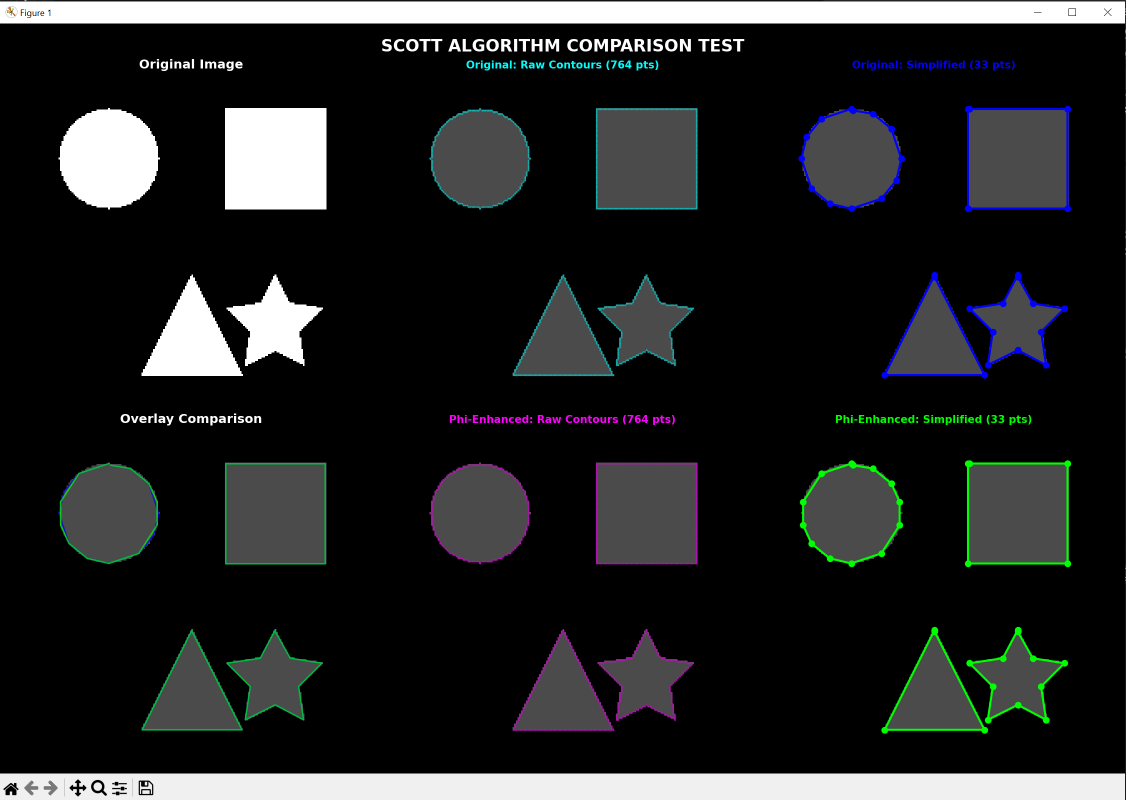
#> input picture input.PNG, 2252 x 1599 px, found by its file name (shown at 1/2 size)
$ python Scott_Universal_Outline.py
#> lines starting #> are read from the running program, lines starting #| are printed output that depends on the picture; after the words box and inside, x2 and y2 are one past the last pixel; in counts of white or black regions, pixels touching at a corner belong together
# # import cv2
# # import numpy as np

# # # ==============================================================================
# # #   EYEOVERTHINK: UNIVERSAL OUTLINE GENERATOR (Phase 1)
# # #   Logic: Boundary Manifestation (Algorithm 3.1) & Geodesic Distillation (3.2)
# # # ==============================================================================

# # def extract_scott_vectors(image_path, epsilon=2.0):
# #     # Load image and convert to Binary Image (Definition 1.2)
# #     img = cv2.imread(image_path, 0)
# #     _, binary = cv2.threshold(img, 127, 255, cv2.THRESH_BINARY)

# #     # Stage 1: Boundary Manifestation (Φ)
# #     # Moore-Neighbor Trace (Algorithm 3.1)
# #     contours, _ = cv2.find_contours(binary, cv2.RETR_EXTERNAL, cv2.CHAIN_APPROX_NONE)

# #     if not contours: return None

# #     # We take the largest boundary (Jordan Curve)
# #     boundary = contours[0]

# #     # Stage 2: Geodesic Distillation (Ψ)
# #     # Douglas-Peucker Simplification (Algorithm 3.2)
# #     simplified = cv2.approxPolyDP(boundary, epsilon, True)

# #     # Format for OpenSCAD (The Inverse Principle)
# #     points = [f"[{p[0][0]}, {p[0][1]}]" for p in simplified]
# #     return f"scott_points = [{', '.join(points)}];"

# # # EXAMPLE USE:
# # # vectors = extract_scott_vectors("your_logo.png")
# # # print(vectors)


# import cv2
# import numpy as np
# import os

# def extract_scott_vectors(image_path, epsilon=1.5):
#     if not os.path.exists(image_path):
#         print(f"   [ERROR] File '{image_path}' not found. Please place an image in the folder.")
#         return None

#     # Load and Binarize (Definition 1.2)
#     img = cv2.imread(image_path, 0)
#     _, binary = cv2.threshold(img, 127, 255, cv2.THRESH_BINARY_INV)

#     # Stage 1: Boundary Manifestation (Φ)
#     contours, _ = cv2.find_contours(binary, cv2.RETR_EXTERNAL, cv2.CHAIN_APPROX_SIMPLE)

#     if not contours: return None

#     # Largest Jordan Curve
#     boundary = max(contours, key=cv2.contourArea)

#     # Stage 2: Geodesic Distillation (Ψ) - Douglas-Peucker
#     simplified = cv2.approxPolyDP(boundary, epsilon, True)

#     # Output for OpenSCAD
#     points = [f"[{p[0][0]}, {-p[0][1]}]" for p in simplified]
#     return f"scott_points = [{', '.join(points)}];"

# if __name__ == "__main__":
#     # Change 'input.png' to whatever file you want to trace
#     result = extract_scott_vectors("input.png")
#     if result:
#         print("\n=== SCOTT VECTORS GENERATED ===")
#         print(result)
#         print("===============================\n")


import cv2
import numpy as np
import os

# ==============================================================================
#   EYEOVERTHINK: UNIVERSAL OUTLINE GENERATOR (Phase 1 - Fixed)
#   Logic: Moore-Neighbor Tracing (3.1) & Douglas-Peucker (3.2)
# ==============================================================================

def extract_scott_vectors(image_path, epsilon=1.5):
    # Check for file or use 'Discovery DNA' (Standard Circle)
#> called with image_path = 'input.png', epsilon = 1.5
    if not os.path.exists(image_path):
        print(f"   [DNA] '{image_path}' not found. Generating Scott Circle for validation...")
        blank = np.zeros((400, 400), dtype=np.uint8)
        cv2.circle(blank, (200, 200), 100, 255, -1)
        binary = blank
    else:
        img = cv2.imread(image_path, 0)
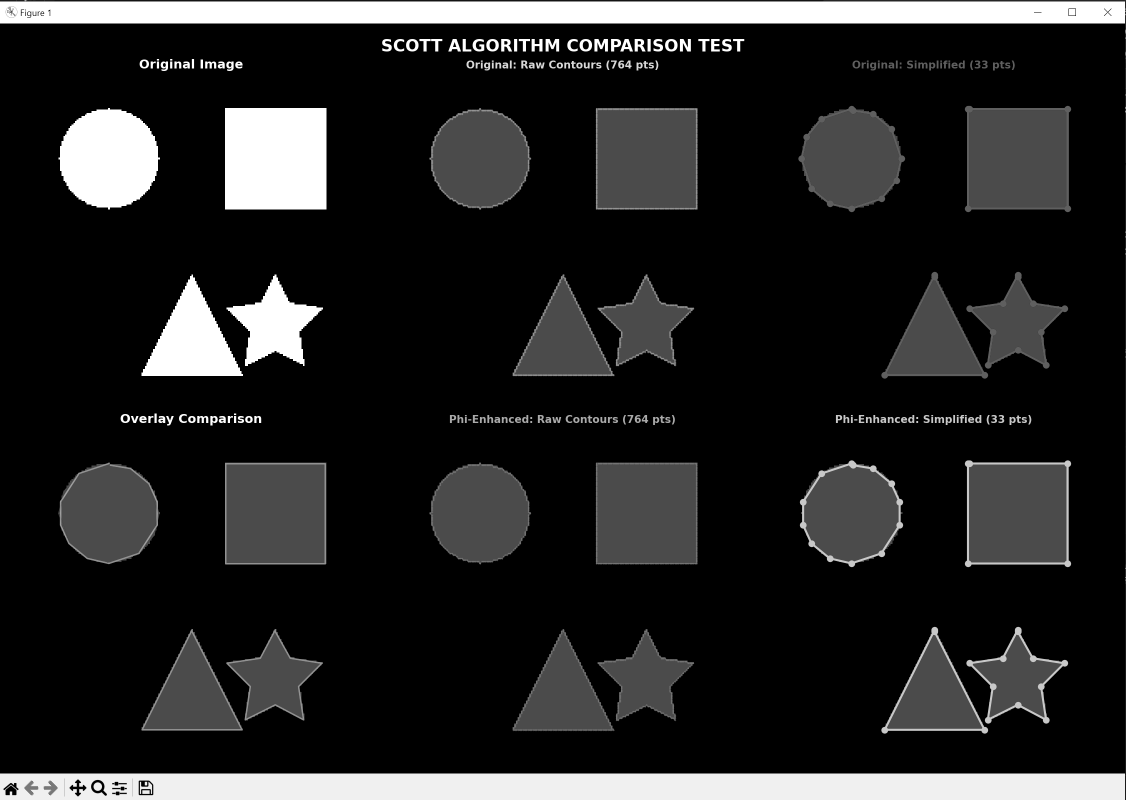
#> img: shape (1599, 2252) (shown at 1/2 size); min 0, max 255, mean 36.3
        _, binary = cv2.threshold(img, 127, 255, cv2.THRESH_BINARY_INV)
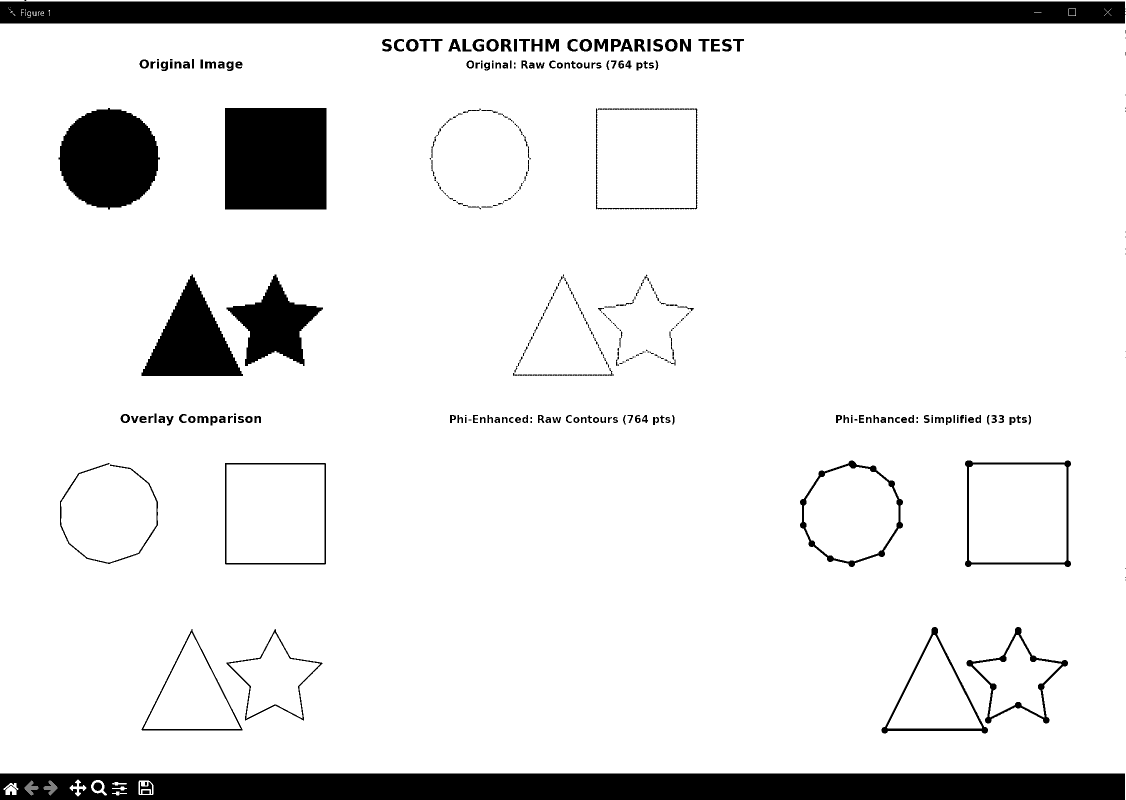
#> binary: shape (1599, 2252) (shown at 1/2 size); 89.8% white; 337 black regions (122 under 20 px)

    # Stage 1: Boundary Manifestation (Φ)
    # Fixed OpenCV call: findContours
    contours, _ = cv2.findContours(binary, cv2.RETR_EXTERNAL, cv2.CHAIN_APPROX_SIMPLE)
#> contours = 28 contours, 15 with area under 20; largest, box (x1, y1, x2, y2) and area: (0, 0, 2252, 1599) 3378796, (277, 1561, 307, 1590) 776, (182, 1560, 214, 1591) 573, (7, 1566, 37, 1590) 398, (139, 1559, 173, 1593) 320

    if not contours:
        print("   [ERROR] No boundary found in DNA.")
        return None

    # Use the Jordan Curve (Definition 1.1)
    boundary = max(contours, key=cv2.contourArea)
#> boundary = contour of 88 points, box (x1, y1, x2, y2) (0, 0, 2252, 1599), area 3378796

    # Stage 2: Geodesic Distillation (Ψ)
    # This reduces 1.2M points to k vectors
    simplified = cv2.approxPolyDP(boundary, epsilon, True)
#> simplified = contour of 12 points, box (x1, y1, x2, y2) (0, 0, 2252, 1599), area 3378888

    # Format for OpenSCAD (The Inverse Principle)
    points = [f"[{p[0][0]}, {-p[0][1]}]" for p in simplified]
#> points = ['[0, 0]', '[0, -2]', '[2249, -2]', '[2249, -47]', '[0, -47]', '[0, -1546]', '[2249, -1546]', '[2251, -1598]', '[2251, 0]', '[53, 0]', '[51, -2]', '[48, 0]']

    # Geometric Signature Calculation
    signature = {
        "vertices": len(simplified),
        "area": cv2.contourArea(boundary),
        "integrity": 1.0 - (epsilon / 10.0)
    }
#> signature = {'vertices': 12, 'area': 3378796, 'integrity': 0.85}

    return f"scott_points = [{', '.join(points)}];", signature

if __name__ == "__main__":
    print("==================================================")
    print("   SCOTT UNIFIED: UNIVERSAL OUTLINE GENERATOR     ")
    print("==================================================")

    output, sig = extract_scott_vectors("input.png")
#> sig has the same summary as signature in extract_scott_vectors

    if output:
        print(f"   [MIND] Signature: {sig['vertices']} Vertices | Integrity: {sig['integrity']:.2f}")
#|    [MIND] Signature: 12 Vertices | Integrity: 0.85
        print("\n=== COPY THIS INTO YOUR SCAD FILE ===")
        print(output)
#| scott_points = [[0, 0], [0, -2], [2249, -2], [2249, -47], [0, -47], [0, -1546], [2249, -1546], [2251, -1598], [2251, 0], [53, 0], [51, -2], [48, 0]];
        print("======================================\n")
